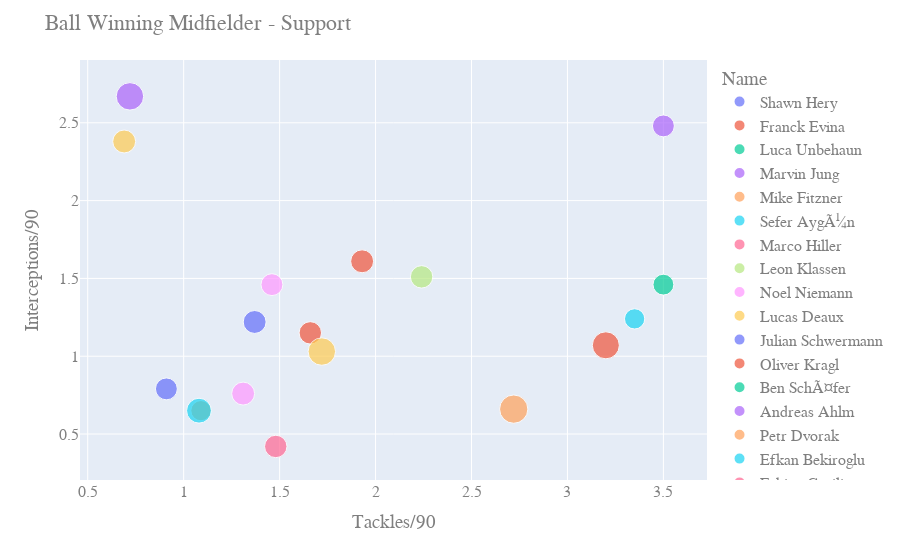

Here is the notebook cell this chart was saved with:
### Code cell
# Ball Winning Midfielder - Support

fig = px.scatter(df, x="Tck", y="Int/90", color="Name",  
        size='Age', hover_data=['Name'])

fig.update_layout(
    title="Ball Winning Midfielder - Support",
    xaxis_title="Tackles/90",
    yaxis_title="Interceptions/90",
    font=dict(
        family="Courier New, monospace",
        size=16,
        color="#7f7f7f"
    )
)
fig.show()

### Figure 1 — Plotly figure (JSON) as saved in the notebook; plotly's stock layout.template omitted (floating-point values rounded to 4 significant figures)
{"data": [{"customdata": [["Shawn Hery"]], "hovertemplate": "Name=%{customdata[0]}<br>Tck=%{x}<br>Int/90=%{y}<br>Age=%{marker.size}<extra></extra>", "legendgroup": "Shawn Hery", "marker": {"color": "#636efa", "size": [21], "sizemode": "area", "sizeref": 0.0875, "symbol": "circle"}, "mode": "markers", "name": "Shawn Hery", "showlegend": true, "type": "scatter", "x": ["0.91"], "xaxis": "x", "y": ["0.79"], "yaxis": "y"}, {"customdata": [["Franck Evina"]], "hovertemplate": "Name=%{customdata[0]}<br>Tck=%{x}<br>Int/90=%{y}<br>Age=%{marker.size}<extra></extra>", "legendgroup": "Franck Evina", "marker": {"color": "#EF553B", "size": [22], "sizemode": "area", "sizeref": 0.0875, "symbol": "circle"}, "mode": "markers", "name": "Franck Evina", "showlegend": true, "type": "scatter", "x": ["1.66"], "xaxis": "x", "y": ["1.15"], "yaxis": "y"}, {"customdata": [["Luca Unbehaun"]], "hovertemplate": "Name=%{customdata[0]}<br>Tck=%{x}<br>Int/90=%{y}<br>Age=%{marker.size}<extra></extra>", "legendgroup": "Luca Unbehaun", "marker": {"color": "#00cc96", "size": [21], "sizemode": "area", "sizeref": 0.0875, "symbol": "circle"}, "mode": "markers", "name": "Luca Unbehaun", "showlegend": true, "type": "scatter", "x": ["-"], "xaxis": "x", "y": ["-"], "yaxis": "y"}, {"customdata": [["Marvin Jung"]], "hovertemplate": "Name=%{customdata[0]}<br>Tck=%{x}<br>Int/90=%{y}<br>Age=%{marker.size}<extra></extra>", "legendgroup": "Marvin Jung", "marker": {"color": "#ab63fa", "size": [21], "sizemode": "area", "sizeref": 0.0875, "symbol": "circle"}, "mode": "markers", "name": "Marvin Jung", "showlegend": true, "type": "scatter", "x": ["3.50"], "xaxis": "x", "y": ["2.48"], "yaxis": "y"}, {"customdata": [["Mike Fitzner"]], "hovertemplate": "Name=%{customdata[0]}<br>Tck=%{x}<br>Int/90=%{y}<br>Age=%{marker.size}<extra></extra>", "legendgroup": "Mike Fitzner", "marker": {"color": "#FFA15A", "size": [18], "sizemode": "area", "sizeref": 0.0875, "symbol": "circle"}, "mode": "markers", "name": "Mike Fitzner", "showlegend": true, "type": "scatter", "x": ["1.09"], "xaxis": "x", "y": ["0.65"], "yaxis": "y"}, {"customdata": [["Sefer AygÃ¼n"]], "hovertemplate": "Name=%{customdata[0]}<br>Tck=%{x}<br>Int/90=%{y}<br>Age=%{marker.size}<extra></extra>", "legendgroup": "Sefer AygÃ¼n", "marker": {"color": "#19d3f3", "size": [18], "sizemode": "area", "sizeref": 0.0875, "symbol": "circle"}, "mode": "markers", "name": "Sefer AygÃ¼n", "showlegend": true, "type": "scatter", "x": ["3.35"], "xaxis": "x", "y": ["1.24"], "yaxis": "y"}, {"customdata": [["Marco Hiller"]], "hovertemplate": "Name=%{customdata[0]}<br>Tck=%{x}<br>Int/90=%{y}<br>Age=%{marker.size}<extra></extra>", "legendgroup": "Marco Hiller", "marker": {"color": "#FF6692", "size": [25], "sizemode": "area", "sizeref": 0.0875, "symbol": "circle"}, "mode": "markers", "name": "Marco Hiller", "showlegend": true, "type": "scatter", "x": ["-"], "xaxis": "x", "y": ["-"], "yaxis": "y"}, {"customdata": [["Leon Klassen"]], "hovertemplate": "Name=%{customdata[0]}<br>Tck=%{x}<br>Int/90=%{y}<br>Age=%{marker.size}<extra></extra>", "legendgroup": "Leon Klassen", "marker": {"color": "#B6E880", "size": [22], "sizemode": "area", "sizeref": 0.0875, "symbol": "circle"}, "mode": "markers", "name": "Leon Klassen", "showlegend": true, "type": "scatter", "x": ["2.24"], "xaxis": "x", "y": ["1.51"], "yaxis": "y"}, {"customdata": [["Noel Niemann"]], "hovertemplate": "Name=%{customdata[0]}<br>Tck=%{x}<br>Int/90=%{y}<br>Age=%{marker.size}<extra></extra>", "legendgroup": "Noel Niemann", "marker": {"color": "#FF97FF", "size": [23], "sizemode": "area", "sizeref": 0.0875, "symbol": "circle"}, "mode": "markers", "name": "Noel Niemann", "showlegend": true, "type": "scatter", "x": ["1.31"], "xaxis": "x", "y": ["0.76"], "yaxis": "y"}, {"customdata": [["Lucas Deaux"]], "hovertemplate": "Name=%{customdata[0]}<br>Tck=%{x}<br>Int/90=%{y}<br>Age=%{marker.size}<extra></extra>", "legendgroup": "Lucas Deaux", "marker": {"color": "#FECB52", "size": [33], "sizemode": "area", "sizeref": 0.0875, "symbol": "circle"}, "mode": "markers", "name": "Lucas Deaux", "showlegend": true, "type": "scatter", "x": ["1.72"], "xaxis": "x", "y": ["1.03"], "yaxis": "y"}, {"customdata": [["Julian Schwermann"]], "hovertemplate": "Name=%{customdata[0]}<br>Tck=%{x}<br>Int/90=%{y}<br>Age=%{marker.size}<extra></extra>", "legendgroup": "Julian Schwermann", "marker": {"color": "#636efa", "size": [23], "sizemode": "area", "sizeref": 0.0875, "symbol": "circle"}, "mode": "markers", "name": "Julian Schwermann", "showlegend": true, "type": "scatter", "x": ["1.37"], "xaxis": "x", "y": ["1.22"], "yaxis": "y"}, {"customdata": [["Oliver Kragl"]], "hovertemplate": "Name=%{customdata[0]}<br>Tck=%{x}<br>Int/90=%{y}<br>Age=%{marker.size}<extra></extra>", "legendgroup": "Oliver Kragl", "marker": {"color": "#EF553B", "size": [32], "sizemode": "area", "sizeref": 0.0875, "symbol": "circle"}, "mode": "markers", "name": "Oliver Kragl", "showlegend": true, "type": "scatter", "x": ["3.20"], "xaxis": "x", "y": ["1.07"], "yaxis": "y"}, {"customdata": [["Ben SchÃ¤fer"]], "hovertemplate": "Name=%{customdata[0]}<br>Tck=%{x}<br>Int/90=%{y}<br>Age=%{marker.size}<extra></extra>", "legendgroup": "Ben SchÃ¤fer", "marker": {"color": "#00cc96", "size": [18], "sizemode": "area", "sizeref": 0.0875, "symbol": "circle"}, "mode": "markers", "name": "Ben SchÃ¤fer", "showlegend": true, "type": "scatter", "x": ["-"], "xaxis": "x", "y": ["-"], "yaxis": "y"}, {"customdata": [["Andreas Ahlm"]], "hovertemplate": "Name=%{customdata[0]}<br>Tck=%{x}<br>Int/90=%{y}<br>Age=%{marker.size}<extra></extra>", "legendgroup": "Andreas Ahlm", "marker": {"color": "#ab63fa", "size": [18], "sizemode": "area", "sizeref": 0.0875, "symbol": "circle"}, "mode": "markers", "name": "Andreas Ahlm", "showlegend": true, "type": "scatter", "x": ["-"], "xaxis": "x", "y": ["-"], "yaxis": "y"}, {"customdata": [["Petr Dvorak"]], "hovertemplate": "Name=%{customdata[0]}<br>Tck=%{x}<br>Int/90=%{y}<br>Age=%{marker.size}<extra></extra>", "legendgroup": "Petr Dvorak", "marker": {"color": "#FFA15A", "size": [17], "sizemode": "area", "sizeref": 0.0875, "symbol": "circle"}, "mode": "markers", "name": "Petr Dvorak", "showlegend": true, "type": "scatter", "x": ["-"], "xaxis": "x", "y": ["-"], "yaxis": "y"}, {"customdata": [["Efkan Bekiroglu"]], "hovertemplate": "Name=%{customdata[0]}<br>Tck=%{x}<br>Int/90=%{y}<br>Age=%{marker.size}<extra></extra>", "legendgroup": "Efkan Bekiroglu", "marker": {"color": "#19d3f3", "size": [27], "sizemode": "area", "sizeref": 0.0875, "symbol": "circle"}, "mode": "markers", "name": "Efkan Bekiroglu", "showlegend": true, "type": "scatter", "x": ["1.08"], "xaxis": "x", "y": ["0.65"], "yaxis": "y"}, {"customdata": [["Fabian Greilinger"]], "hovertemplate": "Name=%{customdata[0]}<br>Tck=%{x}<br>Int/90=%{y}<br>Age=%{marker.size}<extra></extra>", "legendgroup": "Fabian Greilinger", "marker": {"color": "#FF6692", "size": [22], "sizemode": "area", "sizeref": 0.0875, "symbol": "circle"}, "mode": "markers", "name": "Fabian Greilinger", "showlegend": true, "type": "scatter", "x": ["1.48"], "xaxis": "x", "y": ["0.42"], "yaxis": "y"}, {"customdata": [["Marko Basic"]], "hovertemplate": "Name=%{customdata[0]}<br>Tck=%{x}<br>Int/90=%{y}<br>Age=%{marker.size}<extra></extra>", "legendgroup": "Marko Basic", "marker": {"color": "#B6E880", "size": [17], "sizemode": "area", "sizeref": 0.0875, "symbol": "circle"}, "mode": "markers", "name": "Marko Basic", "showlegend": true, "type": "scatter", "x": ["-"], "xaxis": "x", "y": ["-"], "yaxis": "y"}, {"customdata": [["Mert GÃ¶ckan"]], "hovertemplate": "Name=%{customdata[0]}<br>Tck=%{x}<br>Int/90=%{y}<br>Age=%{marker.size}<extra></extra>", "legendgroup": "Mert GÃ¶ckan", "marker": {"color": "#FF97FF", "size": [21], "sizemode": "area", "sizeref": 0.0875, "symbol": "circle"}, "mode": "markers", "name": "Mert GÃ¶ckan", "showlegend": true, "type": "scatter", "x": ["1.46"], "xaxis": "x", "y": ["1.46"], "yaxis": "y"}, {"customdata": [["Gabriel Isik"]], "hovertemplate": "Name=%{customdata[0]}<br>Tck=%{x}<br>Int/90=%{y}<br>Age=%{marker.size}<extra></extra>", "legendgroup": "Gabriel Isik", "marker": {"color": "#FECB52", "size": [23], "sizemode": "area", "sizeref": 0.0875, "symbol": "circle"}, "mode": "markers", "name": "Gabriel Isik", "showlegend": true, "type": "scatter", "x": ["0.69"], "xaxis": "x", "y": ["2.38"], "yaxis": "y"}, {"customdata": [["Pawel Majewski"]], "hovertemplate": "Name=%{customdata[0]}<br>Tck=%{x}<br>Int/90=%{y}<br>Age=%{marker.size}<extra></extra>", "legendgroup": "Pawel Majewski", "marker": {"color": "#636efa", "size": [18], "sizemode": "area", "sizeref": 0.0875, "symbol": "circle"}, "mode": "markers", "name": "Pawel Majewski", "showlegend": true, "type": "scatter", "x": ["-"], "xaxis": "x", "y": ["-"], "yaxis": "y"}, {"customdata": [["Peter KÃ¶ster"]], "hovertemplate": "Name=%{customdata[0]}<br>Tck=%{x}<br>Int/90=%{y}<br>Age=%{marker.size}<extra></extra>", "legendgroup": "Peter KÃ¶ster", "marker": {"color": "#EF553B", "size": [23], "sizemode": "area", "sizeref": 0.0875, "symbol": "circle"}, "mode": "markers", "name": "Peter KÃ¶ster", "showlegend": true, "type": "scatter", "x": ["1.93"], "xaxis": "x", "y": ["1.61"], "yaxis": "y"}, {"customdata": [["Abdoulaye Niang"]], "hovertemplate": "Name=%{customdata[0]}<br>Tck=%{x}<br>Int/90=%{y}<br>Age=%{marker.size}<extra></extra>", "legendgroup": "Abdoulaye Niang", "marker": {"color": "#00cc96", "size": [19], "sizemode": "area", "sizeref": 0.0875, "symbol": "circle"}, "mode": "markers", "name": "Abdoulaye Niang", "showlegend": true, "type": "scatter", "x": ["3.50"], "xaxis": "x", "y": ["1.46"], "yaxis": "y"}, {"customdata": [["Sven Bender"]], "hovertemplate": "Name=%{customdata[0]}<br>Tck=%{x}<br>Int/90=%{y}<br>Age=%{marker.size}<extra></extra>", "legendgroup": "Sven Bender", "marker": {"color": "#ab63fa", "size": [33], "sizemode": "area", "sizeref": 0.0875, "symbol": "circle"}, "mode": "markers", "name": "Sven Bender", "showlegend": true, "type": "scatter", "x": ["0.72"], "xaxis": "x", "y": ["2.67"], "yaxis": "y"}, {"customdata": [["Gary Medel"]], "hovertemplate": "Name=%{customdata[0]}<br>Tck=%{x}<br>Int/90=%{y}<br>Age=%{marker.size}<extra></extra>", "legendgroup": "Gary Medel", "marker": {"color": "#FFA15A", "size": [35], "sizemode": "area", "sizeref": 0.0875, "symbol": "circle"}, "mode": "markers", "name": "Gary Medel", "showlegend": true, "type": "scatter", "x": ["2.72"], "xaxis": "x", "y": ["0.66"], "yaxis": "y"}], "layout": {"font": {"color": "#7f7f7f", "family": "Courier New, monospace", "size": 16}, "legend": {"itemsizing": "constant", "title": {"text": "Name"}, "tracegroupgap": 0}, "margin": {"t": 60}, "title": {"text": "Ball Winning Midfielder - Support"}, "xaxis": {"anchor": "y", "domain": [0, 1], "title": {"text": "Tackles/90"}}, "yaxis": {"anchor": "x", "domain": [0, 1], "title": {"text": "Interceptions/90"}}}}
